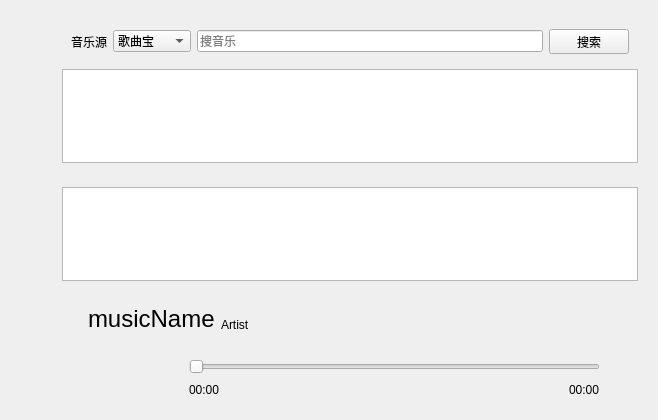
<?xml version="1.0" encoding="UTF-8"?>
<ui version="4.0">
 <class>SubMusicWidget</class>
 <widget class="QWidget" name="SubMusicWidget">
  <property name="geometry">
   <rect>
    <x>0</x>
    <y>0</y>
    <width>658</width>
    <height>420</height>
   </rect>
  </property>
  <property name="windowTitle">
   <string>Form</string>
  </property>
  <layout class="QHBoxLayout" name="horizontalLayout_4">
   <item>
    <layout class="QVBoxLayout" name="toolPart">
     <item>
      <widget class="QPushButton" name="findMuiscPushButton">
       <property name="minimumSize">
        <size>
         <width>36</width>
         <height>36</height>
        </size>
       </property>
       <property name="toolTip">
        <string>发现</string>
       </property>
       <property name="styleSheet">
        <string notr="true">QPushButton {
    border: none; 
width: 20px; height: 50px;
}
QPushButton:hover {
border: 2px solid blue;
}
QPushButton:pressed {
 border: 2px solid red; 
 }</string>
       </property>
       <property name="text">
        <string/>
       </property>
       <property name="icon">
        <iconset resource="../resource.qrc">
         <normaloff>:/icon/resources/icons/MaterialSymbolsSearchRounded.svg</normaloff>:/icon/resources/icons/MaterialSymbolsSearchRounded.svg</iconset>
       </property>
       <property name="iconSize">
        <size>
         <width>36</width>
         <height>36</height>
        </size>
       </property>
      </widget>
     </item>
     <item>
      <widget class="QPushButton" name="localMusicPushButton">
       <property name="toolTip">
        <string>本地音乐</string>
       </property>
       <property name="styleSheet">
        <string notr="true">QPushButton {
    border: none; 
width: 20px; height: 50px;
}
QPushButton:hover {
border: 2px solid blue;
}
QPushButton:pressed {
 border: 2px solid red; 
 }</string>
       </property>
       <property name="text">
        <string/>
       </property>
       <property name="icon">
        <iconset resource="../resource.qrc">
         <normaloff>:/icon/resources/icons/MaterialSymbolsSimCardDownloadOutline.svg</normaloff>:/icon/resources/icons/MaterialSymbolsSimCardDownloadOutline.svg</iconset>
       </property>
       <property name="iconSize">
        <size>
         <width>36</width>
         <height>36</height>
        </size>
       </property>
      </widget>
     </item>
     <item>
      <widget class="QPushButton" name="closePushButton">
       <property name="toolTip">
        <string>关闭音乐盒</string>
       </property>
       <property name="styleSheet">
        <string notr="true">QPushButton {
    border: none; 
width: 20px; height: 50px;
}
QPushButton:hover {
border: 2px solid blue;
}
QPushButton:pressed {
 border: 2px solid red; 
 }</string>
       </property>
       <property name="text">
        <string/>
       </property>
       <property name="icon">
        <iconset resource="../resource.qrc">
         <normaloff>:/icon/resources/icons/IconamoonCloseCircle1.svg</normaloff>:/icon/resources/icons/IconamoonCloseCircle1.svg</iconset>
       </property>
       <property name="iconSize">
        <size>
         <width>36</width>
         <height>36</height>
        </size>
       </property>
      </widget>
     </item>
     <item>
      <spacer name="verticalSpacer">
       <property name="orientation">
        <enum>Qt::Vertical</enum>
       </property>
       <property name="sizeHint" stdset="0">
        <size>
         <width>20</width>
         <height>40</height>
        </size>
       </property>
      </spacer>
     </item>
    </layout>
   </item>
   <item>
    <layout class="QVBoxLayout" name="mainPart">
     <item>
      <widget class="QWidget" name="searchWidget" native="true">
       <layout class="QVBoxLayout" name="verticalLayout_2">
        <item>
         <widget class="QWidget" name="searchBarWidget" native="true">
          <property name="maximumSize">
           <size>
            <width>16777215</width>
            <height>50</height>
           </size>
          </property>
          <layout class="QHBoxLayout" name="horizontalLayout">
           <item>
            <widget class="QLabel" name="music_source_label">
             <property name="text">
              <string>音乐源</string>
             </property>
            </widget>
           </item>
           <item>
            <widget class="QComboBox" name="musicSourceComboBox">
             <item>
              <property name="text">
               <string>歌曲宝</string>
              </property>
             </item>
             <item>
              <property name="text">
               <string>酷狗音乐</string>
              </property>
             </item>
            </widget>
           </item>
           <item>
            <widget class="QLineEdit" name="musicSearchLineEdit">
             <property name="placeholderText">
              <string>搜音乐</string>
             </property>
            </widget>
           </item>
           <item>
            <widget class="QPushButton" name="searchMusicPushButton">
             <property name="maximumSize">
              <size>
               <width>16777215</width>
               <height>25</height>
              </size>
             </property>
             <property name="text">
              <string>搜索</string>
             </property>
            </widget>
           </item>
          </layout>
         </widget>
        </item>
        <item>
         <widget class="QListView" name="musicSearchResultListView"/>
        </item>
       </layout>
      </widget>
     </item>
     <item>
      <widget class="QWidget" name="localSongWidget" native="true">
       <layout class="QVBoxLayout" name="verticalLayout">
        <item>
         <widget class="QListView" name="localSongListView"/>
        </item>
       </layout>
      </widget>
     </item>
     <item>
      <widget class="QWidget" name="musicPlayWidget" native="true">
       <layout class="QHBoxLayout" name="horizontalLayout_2">
        <item>
         <widget class="QLabel" name="musicPicLabel">
          <property name="maximumSize">
           <size>
            <width>16777215</width>
            <height>130</height>
           </size>
          </property>
          <property name="text">
           <string/>
          </property>
         </widget>
        </item>
        <item>
         <layout class="QVBoxLayout" name="musicVerticalLayout">
          <item>
           <layout class="QHBoxLayout" name="musicInfoHorizontalLayout">
            <item>
             <widget class="QLabel" name="spaceLabel">
              <property name="text">
               <string/>
              </property>
             </widget>
            </item>
            <item>
             <widget class="QLabel" name="musicNameLabel">
              <property name="styleSheet">
               <string notr="true">QLabel { font-family: 'Microsoft YaHei'; font-size: 18pt; }</string>
              </property>
              <property name="text">
               <string>musicName</string>
              </property>
             </widget>
            </item>
            <item>
             <layout class="QVBoxLayout" name="artistVerticalLayout">
              <item>
               <widget class="QWidget" name="emptyWidget" native="true">
                <property name="maximumSize">
                 <size>
                  <width>16777215</width>
                  <height>6</height>
                 </size>
                </property>
               </widget>
              </item>
              <item>
               <widget class="QLabel" name="ArtistLabel">
                <property name="text">
                 <string>Artist</string>
                </property>
               </widget>
              </item>
             </layout>
            </item>
            <item>
             <spacer name="horizontalSpacer_2">
              <property name="orientation">
               <enum>Qt::Horizontal</enum>
              </property>
              <property name="sizeHint" stdset="0">
               <size>
                <width>40</width>
                <height>20</height>
               </size>
              </property>
             </spacer>
            </item>
            <item>
             <widget class="QPushButton" name="downloadPushButton">
              <property name="enabled">
               <bool>false</bool>
              </property>
              <property name="toolTip">
               <string/>
              </property>
              <property name="styleSheet">
               <string notr="true">QPushButton {
    border: none; 
}
QPushButton:hover {
border: 2px solid blue;
}
QPushButton:pressed {
 border: 2px solid red; 
 }</string>
              </property>
              <property name="text">
               <string/>
              </property>
              <property name="icon">
               <iconset resource="../resource.qrc">
                <normaloff>:/icon/resources/icons/MaterialSymbolsDownload.svg</normaloff>:/icon/resources/icons/MaterialSymbolsDownload.svg</iconset>
              </property>
              <property name="iconSize">
               <size>
                <width>18</width>
                <height>18</height>
               </size>
              </property>
             </widget>
            </item>
            <item>
             <widget class="QPushButton" name="openLocalDirPushButton">
              <property name="styleSheet">
               <string notr="true">QPushButton {
    border: none; 
}
QPushButton:hover {
border: 2px solid blue;
}
QPushButton:pressed {
 border: 2px solid red; 
 }</string>
              </property>
              <property name="text">
               <string/>
              </property>
              <property name="icon">
               <iconset resource="../resource.qrc">
                <normaloff>:/icon/resources/icons/PhFolderNotchOpen.svg</normaloff>:/icon/resources/icons/PhFolderNotchOpen.svg</iconset>
              </property>
              <property name="iconSize">
               <size>
                <width>18</width>
                <height>18</height>
               </size>
              </property>
             </widget>
            </item>
           </layout>
          </item>
          <item>
           <layout class="QHBoxLayout" name="controlHorizontalLayout">
            <item>
             <widget class="QPushButton" name="previousMusicPushButton">
              <property name="styleSheet">
               <string notr="true">QPushButton {
    border: none; 
}
QPushButton:hover {
border: 2px solid blue;
}
QPushButton:pressed {
 border: 2px solid red; 
 }</string>
              </property>
              <property name="text">
               <string/>
              </property>
              <property name="icon">
               <iconset resource="../resource.qrc">
                <normaloff>:/icon/resources/icons/previousMusic.svg</normaloff>:/icon/resources/icons/previousMusic.svg</iconset>
              </property>
              <property name="iconSize">
               <size>
                <width>24</width>
                <height>24</height>
               </size>
              </property>
             </widget>
            </item>
            <item>
             <widget class="QPushButton" name="playPushButton">
              <property name="toolTip">
               <string>播放</string>
              </property>
              <property name="styleSheet">
               <string notr="true">QPushButton {
    border: none; 
}
QPushButton:hover {
border: 2px solid blue;
}
QPushButton:pressed {
 border: 2px solid red; 
 }</string>
              </property>
              <property name="text">
               <string/>
              </property>
              <property name="icon">
               <iconset resource="../resource.qrc">
                <normaloff>:/icon/resources/icons/musicPlay.svg</normaloff>:/icon/resources/icons/musicPlay.svg</iconset>
              </property>
              <property name="iconSize">
               <size>
                <width>24</width>
                <height>24</height>
               </size>
              </property>
             </widget>
            </item>
            <item>
             <widget class="QPushButton" name="nextMusicPushButton">
              <property name="styleSheet">
               <string notr="true">QPushButton {
    border: none; 
}
QPushButton:hover {
border: 2px solid blue;
}
QPushButton:pressed {
 border: 2px solid red; 
 }</string>
              </property>
              <property name="text">
               <string/>
              </property>
              <property name="icon">
               <iconset resource="../resource.qrc">
                <normaloff>:/icon/resources/icons/nextMusic.svg</normaloff>:/icon/resources/icons/nextMusic.svg</iconset>
              </property>
              <property name="iconSize">
               <size>
                <width>24</width>
                <height>24</height>
               </size>
              </property>
             </widget>
            </item>
            <item>
             <layout class="QVBoxLayout" name="sliderWidget">
              <item>
               <layout class="QHBoxLayout" name="horizontalLayout_3">
                <item>
                 <spacer name="horizontalSpacer_3">
                  <property name="orientation">
                   <enum>Qt::Horizontal</enum>
                  </property>
                  <property name="sizeHint" stdset="0">
                   <size>
                    <width>40</width>
                    <height>20</height>
                   </size>
                  </property>
                 </spacer>
                </item>
               </layout>
              </item>
              <item>
               <widget class="QSlider" name="currentTimeSlider">
                <property name="orientation">
                 <enum>Qt::Horizontal</enum>
                </property>
               </widget>
              </item>
              <item>
               <layout class="QHBoxLayout" name="timeLabelHorizontalLayout">
                <item>
                 <widget class="QLabel" name="currentTimeLabel">
                  <property name="maximumSize">
                   <size>
                    <width>16777215</width>
                    <height>16777215</height>
                   </size>
                  </property>
                  <property name="text">
                   <string>00:00</string>
                  </property>
                 </widget>
                </item>
                <item>
                 <spacer name="horizontalSpacer">
                  <property name="orientation">
                   <enum>Qt::Horizontal</enum>
                  </property>
                  <property name="sizeHint" stdset="0">
                   <size>
                    <width>40</width>
                    <height>20</height>
                   </size>
                  </property>
                 </spacer>
                </item>
                <item>
                 <widget class="QLabel" name="toatalTimeLabel">
                  <property name="maximumSize">
                   <size>
                    <width>16777215</width>
                    <height>16777215</height>
                   </size>
                  </property>
                  <property name="text">
                   <string>00:00</string>
                  </property>
                 </widget>
                </item>
               </layout>
              </item>
             </layout>
            </item>
            <item>
             <widget class="QPushButton" name="playModePushButton">
              <property name="minimumSize">
               <size>
                <width>0</width>
                <height>0</height>
               </size>
              </property>
              <property name="baseSize">
               <size>
                <width>0</width>
                <height>0</height>
               </size>
              </property>
              <property name="styleSheet">
               <string notr="true">QPushButton {
    border: none; 
}
QPushButton:hover {
border: 2px solid blue;
}
QPushButton:pressed {
 border: 2px solid red; 
 }</string>
              </property>
              <property name="text">
               <string/>
              </property>
              <property name="icon">
               <iconset resource="../resource.qrc">
                <normaloff>:/icon/resources/icons/IconamoonPlaylistRepeatList.svg</normaloff>:/icon/resources/icons/IconamoonPlaylistRepeatList.svg</iconset>
              </property>
              <property name="iconSize">
               <size>
                <width>24</width>
                <height>24</height>
               </size>
              </property>
             </widget>
            </item>
           </layout>
          </item>
         </layout>
        </item>
       </layout>
      </widget>
     </item>
    </layout>
   </item>
  </layout>
  <action name="music_search_action">
   <property name="icon">
    <iconset resource="../resource.qrc">
     <normaloff>:/icon/resources/icons/MaterialSymbolsSearchRounded.svg</normaloff>:/icon/resources/icons/MaterialSymbolsSearchRounded.svg</iconset>
   </property>
   <property name="text">
    <string>音乐搜索</string>
   </property>
   <property name="toolTip">
    <string>音乐搜索</string>
   </property>
   <property name="menuRole">
    <enum>QAction::NoRole</enum>
   </property>
  </action>
 </widget>
 <resources>
  <include location="../resource.qrc"/>
 </resources>
 <connections/>
</ui>
